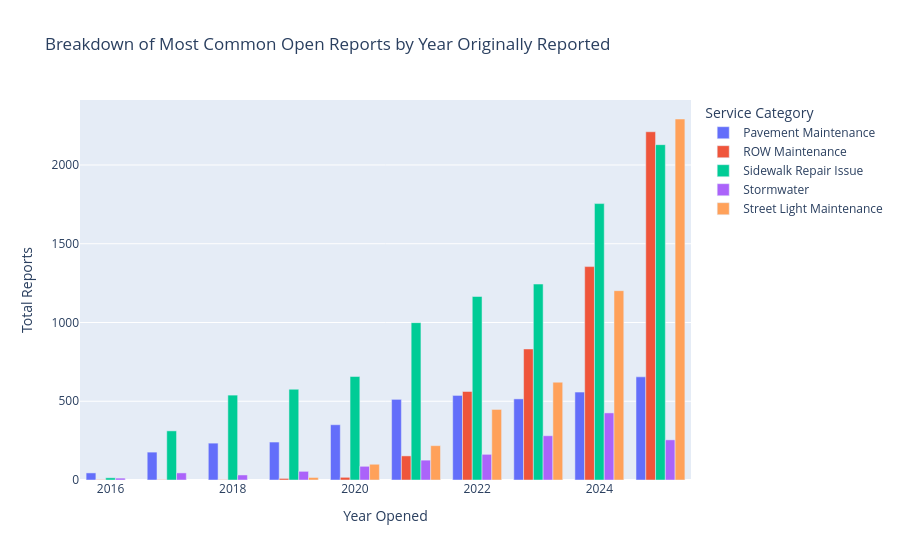

The cell this chart's notebook holds for it:
### Code cell
open_reports = gid_open.copy()
open_reports['year'] = open_reports['date_requested'].dt.year
open_reports = open_reports[open_reports['year'] != 2026]
open_reports_data = open_reports.groupby(['year', 'service_name']).size().reset_index(name='count')
px.bar(
    open_reports_data[open_reports_data['service_name'].isin(open_reports['service_name'].value_counts().index[:5])],
    x='year',
    y='count',
    color='service_name',
    barmode='group',
    title=f"Breakdown of Most Common Open Reports by Year Originally Reported",
    labels={'year': 'Year Opened', 'service_name': 'Service Category', 'count': 'Total Reports'},
    )

### Figure 1 — Plotly figure (JSON) as saved in the notebook; plotly's stock layout.template omitted (floating-point values rounded to 4 significant figures)
{"data": [{"alignmentgroup": "True", "hovertemplate": "Service Category=Pavement Maintenance<br>Year Opened=%{x}<br>Total Reports=%{y}<extra></extra>", "legendgroup": "Pavement Maintenance", "marker": {"color": "#636efa", "pattern": {"shape": ""}}, "name": "Pavement Maintenance", "offsetgroup": "Pavement Maintenance", "orientation": "v", "showlegend": true, "textposition": "auto", "type": "bar", "x": [2016, 2017, 2018, 2019, 2020, 2021, 2022, 2023, 2024, 2025], "xaxis": "x", "y": [45, 177, 234, 241, 351, 512, 537, 515, 558, 655], "yaxis": "y"}, {"alignmentgroup": "True", "hovertemplate": "Service Category=ROW Maintenance<br>Year Opened=%{x}<br>Total Reports=%{y}<extra></extra>", "legendgroup": "ROW Maintenance", "marker": {"color": "#EF553B", "pattern": {"shape": ""}}, "name": "ROW Maintenance", "offsetgroup": "ROW Maintenance", "orientation": "v", "showlegend": true, "textposition": "auto", "type": "bar", "x": [2016, 2017, 2018, 2019, 2020, 2021, 2022, 2023, 2024, 2025], "xaxis": "x", "y": [2, 2, 2, 10, 17, 153, 562, 832, 1355, 2211], "yaxis": "y"}, {"alignmentgroup": "True", "hovertemplate": "Service Category=Sidewalk Repair Issue<br>Year Opened=%{x}<br>Total Reports=%{y}<extra></extra>", "legendgroup": "Sidewalk Repair Issue", "marker": {"color": "#00cc96", "pattern": {"shape": ""}}, "name": "Sidewalk Repair Issue", "offsetgroup": "Sidewalk Repair Issue", "orientation": "v", "showlegend": true, "textposition": "auto", "type": "bar", "x": [2016, 2017, 2018, 2019, 2020, 2021, 2022, 2023, 2024, 2025], "xaxis": "x", "y": [14, 312, 539, 576, 657, 999, 1165, 1244, 1755, 2129], "yaxis": "y"}, {"alignmentgroup": "True", "hovertemplate": "Service Category=Stormwater<br>Year Opened=%{x}<br>Total Reports=%{y}<extra></extra>", "legendgroup": "Stormwater", "marker": {"color": "#ab63fa", "pattern": {"shape": ""}}, "name": "Stormwater", "offsetgroup": "Stormwater", "orientation": "v", "showlegend": true, "textposition": "auto", "type": "bar", "x": [2016, 2017, 2018, 2019, 2020, 2021, 2022, 2023, 2024, 2025], "xaxis": "x", "y": [12, 45, 32, 55, 87, 126, 163, 281, 426, 255], "yaxis": "y"}, {"alignmentgroup": "True", "hovertemplate": "Service Category=Street Light Maintenance<br>Year Opened=%{x}<br>Total Reports=%{y}<extra></extra>", "legendgroup": "Street Light Maintenance", "marker": {"color": "#FFA15A", "pattern": {"shape": ""}}, "name": "Street Light Maintenance", "offsetgroup": "Street Light Maintenance", "orientation": "v", "showlegend": true, "textposition": "auto", "type": "bar", "x": [2019, 2020, 2021, 2022, 2023, 2024, 2025], "xaxis": "x", "y": [16, 100, 218, 448, 621, 1202, 2292], "yaxis": "y"}], "layout": {"barmode": "group", "legend": {"title": {"text": "Service Category"}, "tracegroupgap": 0}, "title": {"text": "Breakdown of Most Common Open Reports by Year Originally Reported"}, "xaxis": {"anchor": "y", "domain": [0, 1], "title": {"text": "Year Opened"}}, "yaxis": {"anchor": "x", "domain": [0, 1], "title": {"text": "Total Reports"}}}}
